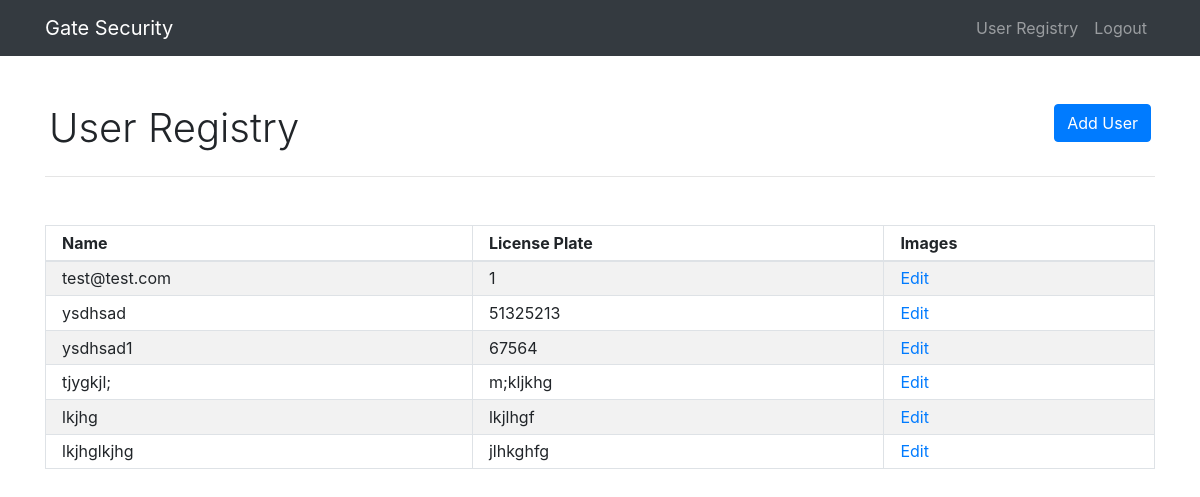
/user (signed in), run on an earlier commit of the app's database.
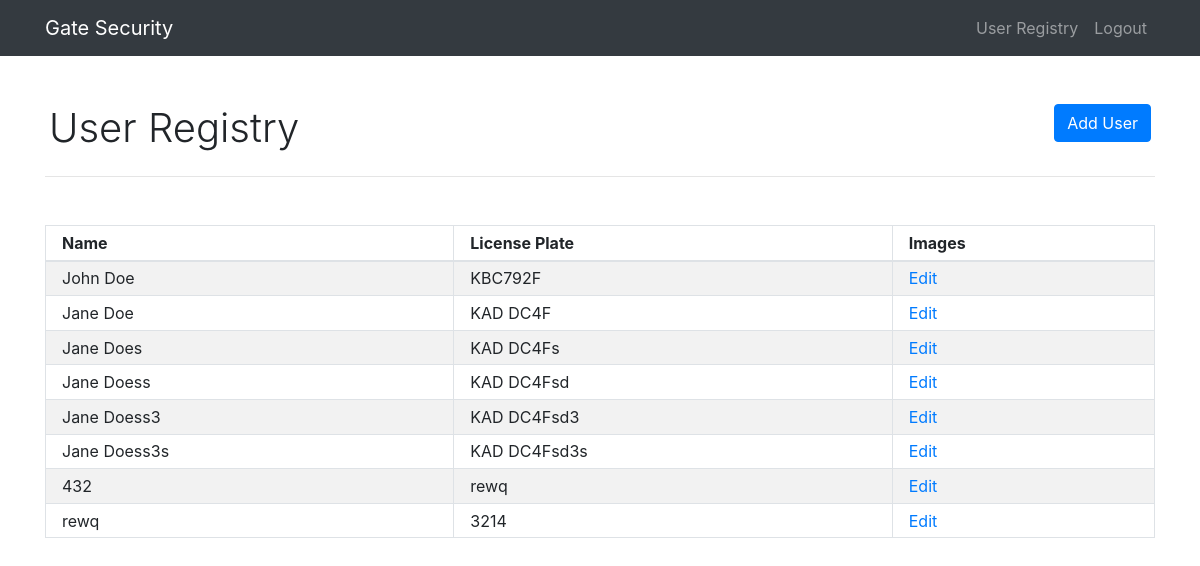
And on a later commit of the database.
### security/models/User.py (models this page shows)
class User(db.Model):
    id = db.Column(db.Integer, primary_key=True)
    name = db.Column(db.String(120), unique=True, nullable=False)
    images = db.relationship(Image, backref='user', lazy=True)
    license_plate = db.Column(db.String(120), unique=True, nullable=False)
    date_created = db.Column(db.DateTime, nullable=False, default=datetime.utcnow)

### security/routes/routes.py (the view)
@app.route("/user", methods=['GET', 'POST'])
@login_required
def user():
    return UserController.create()

### security/controllers/UserController.py (called while the page is built)
def create():
    form = Create.Form()
    users = User.query.all()
    if form.validate_on_submit():
        user = User(name=form.name.data, license_plate=form.license_plate.data)
        db.session.add(user)
        db.session.commit()
        flash('User has been created', 'success')
        return redirect(url_for('user'))
    return render_template('user.html', title='Register', form=form, users=users)

### security/models/Admin.py (called while the page is built)
@login_manager.user_loader
def load_user(user_id):
    return Admin.query.get(int(user_id))

### security/templates/user.html (shortened to what this page needs)
{% extends "layout.html" %}
{% block content %}
	<div class="container my-5">
		<div class="row mx-1">
			<h1 class="font-weight-light text-center text-lg-left mr-auto">User Registry</h1>
			<div>
				<button type="button" class="btn btn-primary" data-toggle="modal" data-target="#exampleModal">Add User</button>
			</div>
		</div>
		<hr>
		<div class=" my-5">
			<table id="users" class="table table-striped table-bordered table-sm ">
				<thead>
					<tr class="">
						<th class="th-sm px-3">Name</th>
						<th class="th-sm px-3">License Plate</th>
						<th class="th-sm px-3">Images</th>
					</tr>
				</thead>
				<tbody>
					{% for user in users %}
						<tr>
							<td class="px-3">{{ user.name }}</td>
							<td class="px-3">{{ user.license_plate }}</td>
							<td class="px-3"><a href="{{ url_for('image',user=user.id) }}">Edit</a></td>
						</tr>
					{% endfor %}
				</tbody>
			</table>
		</div>
	</div>
{% endblock content %}

### security/templates/layout.html (shortened to what this page needs)
<!doctype html>
<html lang="en">
	<head>
		<link rel="stylesheet" href="https://use.fontawesome.com/releases/v5.8.2/css/all.css">
		<link href="https://cdnjs.cloudflare.com/ajax/libs/twitter-bootstrap/4.3.1/css/bootstrap.min.css" rel="stylesheet">
	</head>
	<body>
		<nav class="navbar navbar-expand-lg navbar-dark bg-dark">
			<div class="container">
				<div class="collapse navbar-collapse" id="navbarTogglerDemo01">
					<a class="navbar-brand mr-auto" href="/">Gate Security</a>
					<ul class="navbar-nav  mt-2 mt-lg-0">
						{% if current_user.is_authenticated %}
							<a class="nav-item nav-link" href="{{ url_for('user') }}">User Registry</a>
							<a class="nav-item nav-link" href="{{ url_for('logout') }}">Logout</a>
						{% else %}
							<a class="nav-item nav-link" href="{{ url_for('login') }}">Login</a>
							<a class="nav-item nav-link" href="{{ url_for('register') }}">Register</a>
						{% endif %}
					</ul>
				</div>
			</div>
		</nav>
		{% block content %}{% endblock %}
	</body>
</html>

What changed in the data, as far as the page shows it:
removed User: name "test@test.com", license_plate "1"
removed User: name "ysdhsad", license_plate "51325213"
removed User: name "ysdhsad1", license_plate "67564"
removed User: name "tjygkjl;", license_plate "m;kljkhg"
removed User: name "lkjhg", license_plate "lkjlhgf"
removed User: name "lkjhglkjhg", license_plate "jlhkghfg"
added User: name "John Doe", license_plate "KBC792F"
added User: name "Jane Doe", license_plate "KAD DC4F"
added User: name "Jane Does", license_plate "KAD DC4Fs"
added User: name "Jane Doess", license_plate "KAD DC4Fsd"
added User: name "Jane Doess3", license_plate "KAD DC4Fsd3"
added User: name "Jane Doess3s", license_plate "KAD DC4Fsd3s"
added User: name "432", license_plate "rewq"
added User: name "rewq", license_plate "3214"
